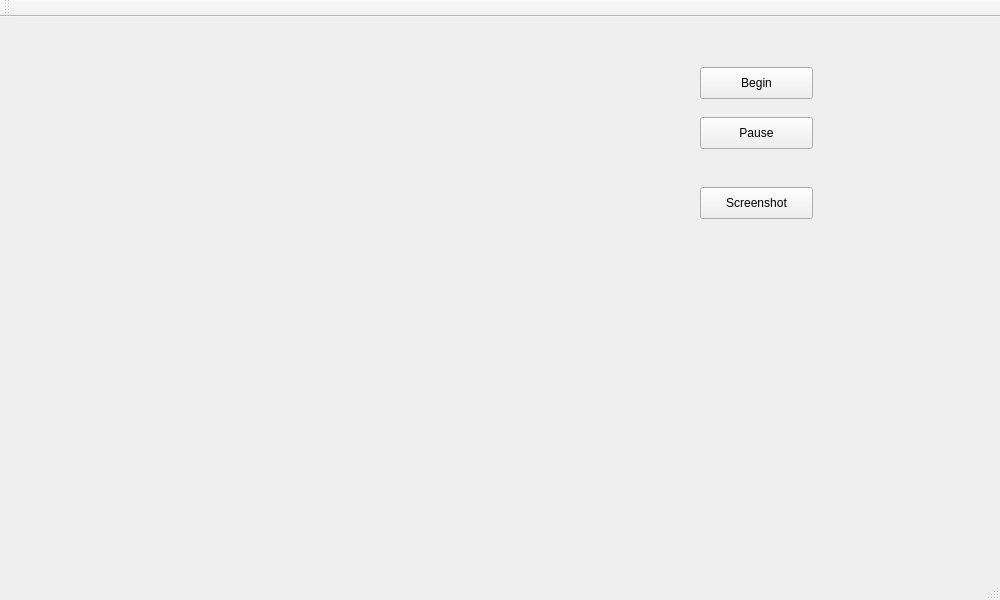
<?xml version="1.0" encoding="UTF-8"?>
<ui version="4.0">
 <class>MainWindow</class>
 <widget class="QMainWindow" name="MainWindow">
  <property name="geometry">
   <rect>
    <x>0</x>
    <y>0</y>
    <width>1000</width>
    <height>600</height>
   </rect>
  </property>
  <property name="windowTitle">
   <string>MainWindow</string>
  </property>
  <widget class="QWidget" name="centralWidget">
   <widget class="QPushButton" name="pauseButton">
    <property name="geometry">
     <rect>
      <x>700</x>
      <y>100</y>
      <width>113</width>
      <height>32</height>
     </rect>
    </property>
    <property name="text">
     <string>Pause</string>
    </property>
   </widget>
   <widget class="QPushButton" name="beginButton">
    <property name="geometry">
     <rect>
      <x>700</x>
      <y>50</y>
      <width>113</width>
      <height>32</height>
     </rect>
    </property>
    <property name="text">
     <string>Begin</string>
    </property>
   </widget>
   <widget class="QLabel" name="label">
    <property name="geometry">
     <rect>
      <x>40</x>
      <y>0</y>
      <width>640</width>
      <height>480</height>
     </rect>
    </property>
    <property name="text">
     <string/>
    </property>
   </widget>
   <widget class="QPushButton" name="screenButton">
    <property name="geometry">
     <rect>
      <x>700</x>
      <y>170</y>
      <width>113</width>
      <height>32</height>
     </rect>
    </property>
    <property name="text">
     <string>Screenshot</string>
    </property>
   </widget>
  </widget>
  <widget class="QMenuBar" name="menuBar">
   <property name="geometry">
    <rect>
     <x>0</x>
     <y>0</y>
     <width>1000</width>
     <height>23</height>
    </rect>
   </property>
  </widget>
  <widget class="QToolBar" name="mainToolBar">
   <attribute name="toolBarArea">
    <enum>TopToolBarArea</enum>
   </attribute>
   <attribute name="toolBarBreak">
    <bool>false</bool>
   </attribute>
  </widget>
  <widget class="QStatusBar" name="statusBar"/>
 </widget>
 <layoutdefault spacing="6" margin="11"/>
 <resources/>
 <connections/>
</ui>
